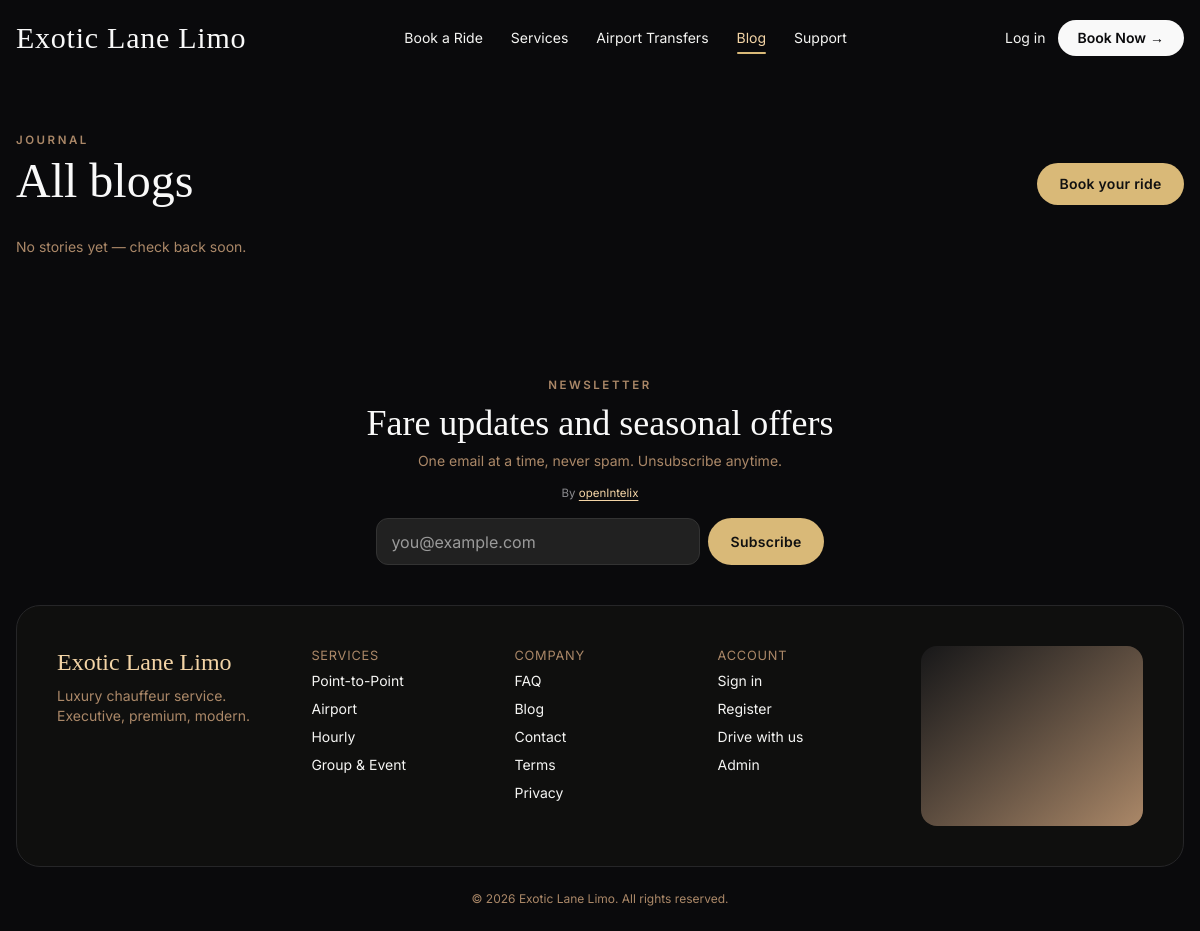
/services/blogs/index.php, run on an earlier commit of the app's database.
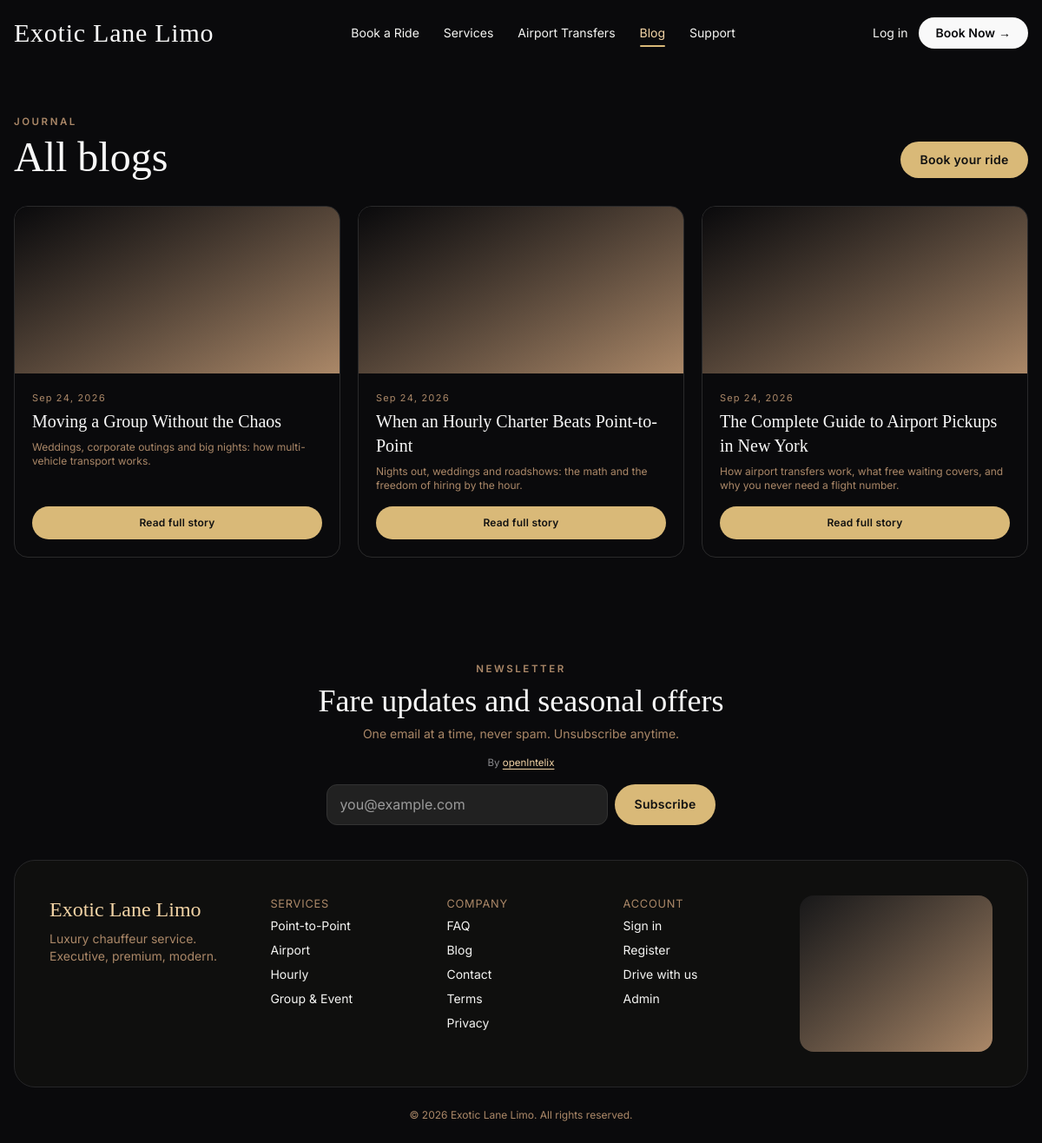
And on a later commit of the database.
### tables this page shows
CREATE TABLE IF NOT EXISTS blog_posts (
  id BIGINT UNSIGNED NOT NULL AUTO_INCREMENT PRIMARY KEY,
  slug VARCHAR(150) NOT NULL,
  title VARCHAR(190) NOT NULL,
  excerpt VARCHAR(255) NULL,
  body MEDIUMTEXT NULL,
  cover VARCHAR(255) NULL,
  meta_title VARCHAR(190) NULL,
  meta_description VARCHAR(255) NULL,
  meta_keywords VARCHAR(255) NULL,
  status ENUM('draft','published') NOT NULL DEFAULT 'draft',
  published_at DATETIME NULL,
  created_at DATETIME NOT NULL DEFAULT CURRENT_TIMESTAMP,
  updated_at DATETIME NOT NULL DEFAULT CURRENT_TIMESTAMP ON UPDATE CURRENT_TIMESTAMP,
  UNIQUE KEY uq_blog_slug (slug),
  KEY idx_blog_status (status, published_at)
);

### app/Helpers/functions.php (called while the page is built, shortened)
<?php
function url(string $path = ''): string
{
    return SITE_URL . '/' . ltrim($path, '/');
}
function asset(string $path): string
{
    return url('assets/' . ltrim($path, '/'));
}
function nav_active(string|array $paths, bool $underline = true): string
{
    $script = '/' . ltrim((string)($_SERVER['SCRIPT_NAME'] ?? ''), '/');
    foreach ((array)$paths as $p) {
        $p = '/' . ltrim((string)$p, '/');
        if ($script === $p || str_ends_with($script, $p)) {
            return $underline ? 'nav-active' : 'text-[#F3D4A6]';
        }
    }
    return '';
}
function e(mixed $v): string
{
    return htmlspecialchars((string)($v ?? ''), ENT_QUOTES | ENT_SUBSTITUTE, 'UTF-8');
}
function setting(PDO $pdo, string $key, mixed $default = null, bool $refresh = false): mixed
{
    static $cache = [];
    if (array_key_exists($key, $cache)) return $cache[$key];
    $st = $pdo->prepare('SELECT svalue FROM settings WHERE skey = ? LIMIT 1');
    $st->execute([$key]);
    $row = $st->fetch(PDO::FETCH_ASSOC);
    $cache[$key] = $row ? $row['svalue'] : $default;
    return $cache[$key];
}
function media_url(?string $value): string
{
    $v = trim((string)$value);
    if ($v === '') return '';
    return url($v);
}

### app/Helpers/seo.php (called while the page is built, shortened)
<?php
function seo_setting(PDO $pdo, string $key, string $default = ''): string
{
    try {
        $v = setting($pdo, $key, $default);
        return trim((string)$v);
    } catch (Throwable) {
        return $default;
    }
}
function seo_business_node(PDO $pdo): array
{
    $name = seo_setting($pdo, 'org_name', 'Exotic Lane Limo');
    $type = seo_setting($pdo, 'schema_type', 'LimousineService');
    $node = [
        '@type' => $type,
        'name' => $name,
        'url' => SITE_URL . '/',
    ];
    $desc = seo_setting($pdo, 'meta_description');
    if ($desc !== '') $node['description'] = $desc;
    $logo = seo_setting($pdo, 'site_logo');
    $currency = seo_setting($pdo, 'currency', 'USD');
    if ($currency !== '') $node['currenciesAccepted'] = $currency;
    return $node;
}

### app/Middleware/Auth.php (called while the page is built, shortened)
<?php
function current_user(string $role): ?array
{
    return $_SESSION['user'][$role] ?? null;
}

### services/blogs/index.php (the view, shortened to what this page needs)
<?php
$pdo = Database::pdo();
$posts = $pdo->query("SELECT slug, title, excerpt, cover, published_at FROM blog_posts WHERE status = 'published' ORDER BY published_at DESC, id DESC")->fetchAll();
?>
<div class="max-w-7xl mx-auto px-4 py-10 md:py-14">
  <p class="eyebrow">Journal</p>
  <div class="flex flex-wrap items-end justify-between gap-4 mt-2">
    <h1 class="font-display text-4xl md:text-5xl text-[#F9F9F9]">All blogs</h1>
    <a href="<?= url('services/booking.php') ?>" class="btn-gold rounded-full text-sm px-6 py-2.5">Book your ride</a>
  </div>
  <?php if (!$posts): ?>
    <p class="text-sm text-[#AB8868] mt-8">No stories yet — check back soon.</p>
  <?php else: ?>
  <div class="grid sm:grid-cols-2 lg:grid-cols-3 gap-5 mt-8">
    <?php foreach ($posts as $p): ?>
    <a href="<?= url('services/blogs/read.php?slug=' . urlencode($p['slug'])) ?>" class="group flex flex-col rounded-2xl overflow-hidden border border-[#2a2a2b] hover:border-[#C8A96B]">
      <div class="h-48 bg-gradient-to-br from-[#0A0A0C] to-[#AB8868] overflow-hidden">
      </div>
      <div class="p-5 flex flex-col flex-1">
        <p class="tabular text-[11px] tracking-widest text-[#AB8868]"><?= e(date('M j, Y', strtotime($p['published_at'] ?? $p['created_at'] ?? 'now'))) ?></p>
        <h2 class="font-display text-xl text-[#F9F9F9] mt-1"><?= e($p['title']) ?></h2>
        <?php if (!empty($p['excerpt'])): ?><p class="text-xs text-[#AB8868] mt-2 flex-1"><?= e($p['excerpt']) ?></p><?php endif; ?>
        <span class="mt-4 inline-block text-center btn-gold rounded-full text-xs font-semibold px-5 py-2.5">Read full story</span>
      </div>
    </a>
    <?php endforeach; ?>
  </div>
  <?php endif; ?>
</div>
<?php
$content = ob_get_clean();
$headerVariant = 'index';
require APP_ROOT . '/views/layouts/public.php';

### views/layouts/public.php (shortened to what this page needs)
<?php
$pdo = isset($pdo) ? $pdo : null;
try { $pdo = $pdo ?? Database::pdo(); } catch (Throwable) { $pdo = null; }
$siteTitle = 'Exotic Lane Limo';
$metaDescription = 'Premium chauffeur, airport and hourly limo service.';
$logo = '';
if ($pdo) {
    try {
        $siteTitle = (string)(setting($pdo, 'site_title', $siteTitle));
        $metaDescription = (string)(setting($pdo, 'meta_description', $metaDescription));
        $logo = media_url(setting($pdo, 'site_logo', ''));
    } catch (Throwable) {}
}
?>
<?php
$seo = is_array($seo ?? null) ? $seo : [];
$seoKeywords = trim((string)($seo['keywords'] ?? $metaKeywords ?? ''));
if ($seoKeywords === '') $seoKeywords = (string)setting($pdo, 'meta_keywords', '');
$seoOgImage = media_url($seo['og_image'] ?? '') ?: media_url(setting($pdo, 'og_image', ''));
$siteName = (string)setting($pdo, 'org_name', 'Exotic Lane Limo');
try { $favicon = media_url(setting($pdo, 'favicon', '')); } catch (Throwable) {}
?>
<!DOCTYPE html>
<html lang="en">
<head>
<?php if ($pdo) { try {
    $gsc = setting($pdo, 'gsc_verification', '');
    $ga = setting($pdo, 'ga_id', '');
} catch (Throwable) {} } ?>
<script src="https://cdn.jsdelivr.net/npm/@tailwindcss/browser@4"></script>
<link rel="stylesheet" href="<?= asset('css/app.css?v=20261014c') ?>">
</head>
<body class="font-ui no-overflow">
<?php if (empty($hideHeader)): ?>
<?php if (($headerVariant ?? 'default') === 'index'): ?>
<header class="bg-[#0A0A0C]" x-data="{menu:false}">
  <div class="max-w-7xl mx-auto px-4 flex items-center justify-between py-5">
    <a href="<?= url('index.php') ?>" class="flex items-center gap-3"><?php if ($logo !== ''): ?><img src="<?= e($logo) ?>" alt="Exotic Lane Limo" class="h-8 md:h-9" decoding="async" onerror="this.remove()"><?php else: ?><span class="font-display text-2xl md:text-3xl tracking-wide text-[#F9F9F9]">Exotic Lane Limo</span><?php endif; ?></a>
    <nav class="hidden md:flex items-center gap-7 text-sm text-[#F5F5F3]" aria-label="Primary">
      <a href="<?= url('services/booking.php') ?>" class="hover:text-[#F3D4A6] <?= nav_active('services/booking.php') ?>">Book a Ride</a>
      <a href="<?= url('services/index.php') ?>" class="hover:text-[#F3D4A6] <?= nav_active('services/index.php') ?>">Services</a>
      <a href="<?= url('services/airport.php') ?>" class="hover:text-[#F3D4A6] <?= nav_active('services/airport.php') ?>">Airport Transfers</a>
      <a href="<?= url('services/blogs/index.php') ?>" class="hover:text-[#F3D4A6] <?= nav_active(['services/blogs/index.php', 'services/blogs/read.php']) ?>">Blog</a>
      <a href="<?= url('legal/contact.php') ?>" class="hover:text-[#F3D4A6] <?= nav_active(['legal/contact.php', 'legal/faq.php']) ?>">Support</a>
    </nav>
    <div class="flex items-center gap-3">
      <?php if (current_user('customer')): ?>
        <a href="<?= url('account/index.php') ?>" class="hidden md:inline-block text-sm hover:text-[#F3D4A6]">My Account</a>
      <?php else: ?>
        <a href="<?= url('auth/login.php') ?>" class="hidden md:inline-block text-sm hover:text-[#F3D4A6]">Log in</a>
      <?php endif; ?>
      <a href="<?= url('services/booking.php') ?>" class="hidden md:inline-flex items-center gap-1 bg-[#F9F9F9] text-[#0A0A0C] text-sm font-semibold px-5 py-2 rounded-full">Book Now <span aria-hidden="true">&rarr;</span></a>
    </div>
  </div>
</header>
<?php endif; ?>
<?php endif; ?>
<main><?= $content ?></main>
<div class="max-w-3xl mx-auto px-4 mt-16 text-center">
  <p class="eyebrow">Newsletter</p>
  <h2 class="font-display text-3xl md:text-4xl text-[#F9F9F9] mt-2">Fare updates and seasonal offers</h2>
  <p class="text-sm text-[#AB8868] mt-2">One email at a time, never spam. Unsubscribe anytime.</p>
  <?php require_once APP_ROOT . '/views/partials/credits.php'; ?>
  <form method="post" class="mt-4 flex flex-col sm:flex-row gap-2 max-w-md mx-auto"><?= csrf_field() ?>
    <input type="email" name="newsletter_email" required placeholder="you@example.com" aria-label="Email for newsletter" class="input rounded-full flex-1">
    <button class="btn-gold rounded-full text-sm font-semibold px-6 py-3 shrink-0">Subscribe</button>
  </form>
</div>
<footer class="max-w-7xl mx-auto px-4 mt-10">
  <div class="bg-[#0F0F0E] border border-[#262628] rounded-3xl p-6 md:p-10 grid gap-8 md:grid-cols-2 lg:grid-cols-[1.3fr_1fr_1fr_1fr_1.3fr]">
    <div>
      <p class="font-display text-2xl text-[#F3D4A6]">Exotic Lane Limo</p>
      <p class="text-sm text-[#AB8868] mt-2">Luxury chauffeur service. Executive, premium, modern.</p>
    </div>
    <nav aria-label="Services">
      <h3 class="label">Services</h3>
      <ul class="space-y-2 text-sm"><li><a href="<?= url('services/point-to-point.php') ?>">Point-to-Point</a></li><li><a href="<?= url('services/airport.php') ?>">Airport</a></li><li><a href="<?= url('services/hourly.php') ?>">Hourly</a></li><li><a href="<?= url('services/group-event.php') ?>">Group &amp; Event</a></li></ul>
    </nav>
    <nav aria-label="Company">
      <h3 class="label">Company</h3>
      <ul class="space-y-2 text-sm"><li><a href="<?= url('legal/faq.php') ?>">FAQ</a></li><li><a href="<?= url('services/blogs/index.php') ?>">Blog</a></li><li><a href="<?= url('legal/contact.php') ?>">Contact</a></li><li><a href="<?= url('legal/terms.php') ?>">Terms</a></li><li><a href="<?= url('legal/privacy.php') ?>">Privacy</a></li></ul>
    </nav>
    <nav aria-label="Account">
      <h3 class="label">Account</h3>
      <ul class="space-y-2 text-sm"><li><a href="<?= url('auth/login.php') ?>">Sign in</a></li><li><a href="<?= url('auth/register.php') ?>">Register</a></li><li><a href="<?= url('driver/index.php') ?>">Drive with us</a></li><li><a href="<?= url('admin/index.php') ?>">Admin</a></li></ul>
    </nav>
    <div class="rounded-2xl overflow-hidden bg-gradient-to-br from-[#181819] to-[#AB8868] min-h-[180px] relative">
    </div>
  </div>
  <div class="py-6 text-center text-xs text-[#AB8868]">&copy; <?= date('Y') ?> Exotic Lane Limo. All rights reserved.</div>
</footer>
</body>
</html>

### views/partials/credits.php (shortened to what this page needs)
<div class="pc-credits">
  <p class="pc-credits-line">
    By
    <a class="pc-credit-x" href="https://x.com/openIntelix" target="_blank" rel="noopener noreferrer">openIntelix</a>
  </p>
</div>

### assets/css/app.css (style rules this page uses)
:root { --black:#0A0A0C; --deep:#0F0F0E; --charcoal:#181819; --input:#212121; --champagne:#F3D4A6; --champagne-lt:#F7E2BF; --gold:#D9B978; --gold-mute:#C8A96B; --tan:#AB8868; --ivory:#F9F9F9; --soft:#F5F5F3; --border:#E5E5E3; --cta:#F9F9F9; --cta-h:#F3D4A6; --err:#A3322F; --err-deep:#8E2B29; }
html { scroll-behavior:smooth }
body { background:var(--black);color:var(--soft); }
.font-display { font-family:"Cormorant Garamond",Georgia,serif }
.font-ui { font-family:Inter,system-ui,sans-serif }
.btn-gold { background:var(--gold);color:#111;padding:.7rem 1.4rem;font-weight:600;letter-spacing:.02em }
.input { background:var(--input);border:1px solid #333;color:var(--soft);padding:.65rem .9rem;width:100%;color-scheme:dark;border-radius:12px }
.input::placeholder,textarea.input::placeholder { color:#9a9a9a;opacity:1 }
.label { display:block;font-size:.8rem;letter-spacing:.06em;text-transform:uppercase;color:var(--tan);margin-bottom:.35rem }
.nav-active { color:var(--champagne) !important;position:relative }
.nav-active::after { content:'';position:absolute;left:0;right:0;bottom:-6px;height:2px;background:var(--gold);border-radius:2px }
.eyebrow { font-size:.72rem;letter-spacing:.22em;text-transform:uppercase;color:var(--tan);font-weight:600 }
.tabular { font-variant-numeric:tabular-nums }
.pc-credits { margin-top:.9rem }
.pc-credits-line { font-size:.72rem;color:#8b8b8f }
.pc-credit-x { color:#F3D4A6;text-decoration:underline;text-underline-offset:3px }

What changed in the data, as far as the page shows it:
added blog_posts: published_at "Sep 24, 2026", title "Moving a Group Without the Chaos", excerpt "Weddings, corporate outings and big nights: how multi-vehicle transport works."
added blog_posts: published_at "Sep 24, 2026", title "When an Hourly Charter Beats Point-to-Point", excerpt "Nights out, weddings and roadshows: the math and the freedom of hiring by the hour."
added blog_posts: published_at "Sep 24, 2026", title "The Complete Guide to Airport Pickups in New York", excerpt "How airport transfers work, what free waiting covers, and why you never need a flight number."
Also different on the page:
text no longer shown: "No stories yet — check back soon."
